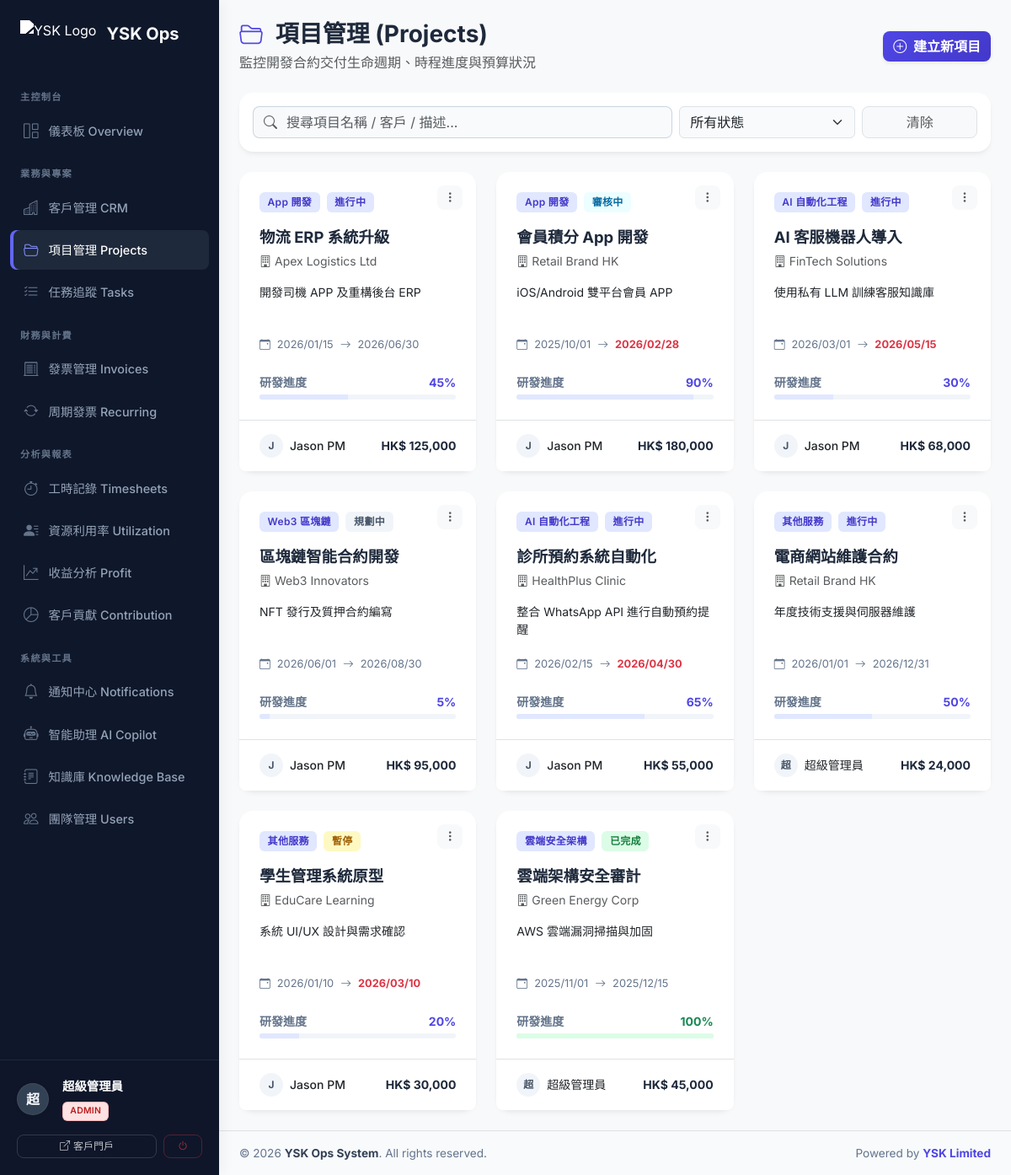
The page /projects.php (signed in) on the database as committed earlier.
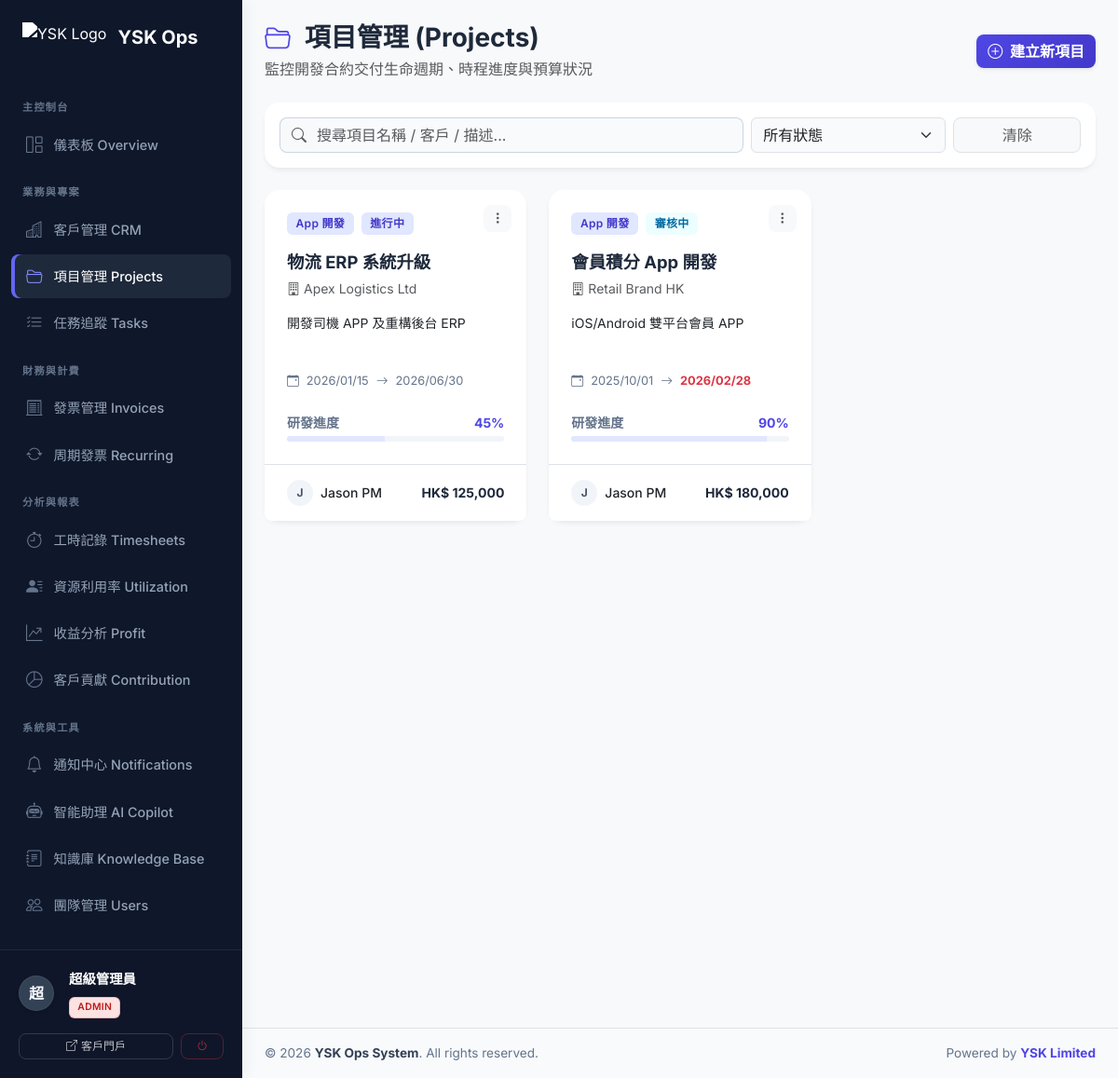
The same page on the database as committed later.
### tables this page shows
CREATE TABLE projects (
    id INT AUTO_INCREMENT PRIMARY KEY,
    client_id INT NOT NULL,
    title VARCHAR(200) NOT NULL,
    description TEXT,
    service_type ENUM('ai_automation', 'app_development', 'cloud_security', 'web3_blockchain', 'other') NOT NULL,
    status ENUM('planning', 'in_progress', 'review', 'completed', 'on_hold', 'cancelled') DEFAULT 'planning',
    start_date DATE,
    end_date DATE,
    budget DECIMAL(12,2) DEFAULT 0,
    progress_percent INT DEFAULT 0 CHECK (progress_percent BETWEEN 0 AND 100),
    assigned_pm_id INT,
    created_by INT,
    created_at TIMESTAMP DEFAULT CURRENT_TIMESTAMP,
    updated_at TIMESTAMP DEFAULT CURRENT_TIMESTAMP ON UPDATE CURRENT_TIMESTAMP,
    FOREIGN KEY (client_id) REFERENCES clients(id) ON DELETE CASCADE,
    FOREIGN KEY (assigned_pm_id) REFERENCES users(id) ON DELETE SET NULL,
    FOREIGN KEY (created_by) REFERENCES users(id) ON DELETE SET NULL,
    FULLTEXT KEY ft_projects (title, description)
);

CREATE TABLE clients (
    id INT AUTO_INCREMENT PRIMARY KEY,
    username VARCHAR(50) UNIQUE,
    password_hash VARCHAR(255),
    company_name VARCHAR(150) NOT NULL,
    contact_person VARCHAR(100),
    email VARCHAR(100),
    phone VARCHAR(20),
    address TEXT,
    notes TEXT,
    status ENUM('active', 'inactive', 'lead') DEFAULT 'active',
    created_at TIMESTAMP DEFAULT CURRENT_TIMESTAMP,
    updated_at TIMESTAMP DEFAULT CURRENT_TIMESTAMP ON UPDATE CURRENT_TIMESTAMP,
    FULLTEXT KEY ft_clients (company_name, contact_person, email, notes)
);

CREATE TABLE users (
    id INT AUTO_INCREMENT PRIMARY KEY,
    username VARCHAR(50) UNIQUE NOT NULL,
    password_hash VARCHAR(255) NOT NULL,
    full_name VARCHAR(100) NOT NULL,
    email VARCHAR(100) UNIQUE NOT NULL,
    role ENUM('admin', 'pm', 'developer', 'finance', 'viewer') DEFAULT 'viewer',
    phone VARCHAR(20),
    avatar VARCHAR(255),
    is_active BOOLEAN DEFAULT TRUE,
    created_at TIMESTAMP DEFAULT CURRENT_TIMESTAMP,
    updated_at TIMESTAMP DEFAULT CURRENT_TIMESTAMP ON UPDATE CURRENT_TIMESTAMP
);

### includes/db.php (called while the page is built, shortened)
<?php
function get_db_connection() {
    static $pdo = null;
    if ($pdo === null) {
        try {
            $dsn = "mysql:host=" . DB_HOST . ";dbname=" . DB_NAME . ";charset=" . DB_CHAR;
            $pdo = new PDO($dsn, DB_USER, DB_PASS, [
                PDO::ATTR_ERRMODE => PDO::ERRMODE_EXCEPTION,
                PDO::ATTR_DEFAULT_FETCH_MODE => PDO::FETCH_ASSOC,
                PDO::ATTR_EMULATE_PREPARES => false,
            ]);
        } catch (PDOException $e) {
            die("Database connection failed: " . $e->getMessage() . "<br>Please check config.php and run database.sql first.");
        }
    }
    return $pdo;
}
function db_query($sql, $params = []) {
    $pdo = get_db_connection();
    $stmt = $pdo->prepare($sql);
    $stmt->execute($params);
    return $stmt;
}
function db_fetch_all($sql, $params = []) {
    return db_query($sql, $params)->fetchAll();
}
?>

### projects.php (the view, shortened to what the changed rows need)
<?php
require_once 'includes/db.php';
$page = max(1, (int)($_GET['page'] ?? 1));
$per_page = 9;
$offset = ($page - 1) * $per_page;
$where_clauses = ["1=1"];
$params = [];
$where_sql = implode(" AND ", $where_clauses);
$sql = "SELECT p.*, c.company_name, u.full_name as pm_name
        FROM projects p
        LEFT JOIN clients c ON p.client_id = c.id
        LEFT JOIN users u ON p.assigned_pm_id = u.id
        WHERE $where_sql
        ORDER BY CASE WHEN p.status IN ('completed', 'cancelled') THEN 1 ELSE 0 END, p.updated_at DESC
        LIMIT $per_page OFFSET $offset";
$projects = db_fetch_all($sql, $params);
$status_options = [
    'planning' => ['label' => '規劃中', 'color' => 'secondary'],
    'in_progress' => ['label' => '進行中', 'color' => 'primary'],
    'review' => ['label' => '審核中', 'color' => 'info'],
    'completed' => ['label' => '已完成', 'color' => 'success'],
    'on_hold' => ['label' => '暫停', 'color' => 'warning'],
    'cancelled' => ['label' => '已取消', 'color' => 'danger']
];
$service_options = [
    'app_development' => 'App 開發',
    'ai_automation' => 'AI 自動化工程',
    'cloud_security' => '雲端安全架構',
    'web3_blockchain' => 'Web3 區塊鏈',
    'other' => '其他服務'
];
include 'includes/header.php';
?>
<div class="d-flex align-items-stretch" style="min-height: 100vh; width: 100%;">
    <div class="flex-grow-1 d-flex flex-column" style="background-color: #f8f9fa; min-width: 0;">
        <div class="p-3 p-md-4 flex-grow-1">
            <div class="d-flex flex-column flex-md-row justify-content-between align-items-md-center mb-4 gap-3">
                <div class="d-flex align-items-center">
                    <div>
                        <h2 class="h3 fw-bold mb-1 text-slate-800"><i class="bi bi-folder2-open me-2 text-primary"></i> 項目管理 (Projects)</h2>
                    </div>
                </div>
            </div>
            <div class="row g-4">
                <?php foreach ($projects as $p):
                    $progress = (int)$p['progress_percent'];
                    $stat = $status_options[$p['status']] ?? $status_options['planning'];
                    $svc_label = $service_options[$p['service_type']] ?? '其他服務';
                    $pm_avatar = mb_substr($p['pm_name'] ?? 'U', 0, 1, 'UTF-8');
                ?>
                <div class="col-md-6 col-xl-4">
                    <div class="card border-0 shadow-sm h-100 d-flex flex-column" style="transition: transform 0.2s; border-radius: 12px;">
                        <div class="card-body p-4 flex-grow-1 position-relative">
                            <div class="position-absolute top-0 end-0 p-3">
                                <div class="dropdown">
                                    <button class="btn btn-sm btn-light border-0 text-muted shadow-none" type="button" data-bs-toggle="dropdown">
                                        <i class="bi bi-three-dots-vertical"></i>
                                    </button>
                                </div>
                            </div>
                            <div class="d-flex align-items-start mb-3 gap-2">
                                <span class="badge bg-primary bg-opacity-10 text-primary px-2 py-1 small"><?= $svc_label ?></span>
                                <span class="badge bg-<?= $stat['color'] ?> bg-opacity-10 text-<?= $stat['color'] ?> px-2 py-1 small"><?= $stat['label'] ?></span>
                            </div>
                            <h5 class="fw-bold text-slate-800 mt-2 mb-1 pe-4 lh-base" style="font-size: 1.15rem;">
                                <?= htmlspecialchars($p['title']) ?>
                            </h5>
                            <p class="small text-muted mb-3"><i class="bi bi-building me-1"></i><?= htmlspecialchars($p['company_name'] ?? '未指定客戶') ?></p>
                            <div class="text-slate-600 small mb-4" style="display: -webkit-box; -webkit-line-clamp: 2; -webkit-box-orient: vertical; overflow: hidden; height: 2.8em;">
                                <?= htmlspecialchars($p['description'] ?: '沒有詳細說明...') ?>
                            </div>
                            <div class="d-flex align-items-center text-slate-500 mb-3" style="font-size: 0.8rem;">
                                <i class="bi bi-calendar-event me-2"></i>
                                <span><?= $p['start_date'] ? date('Y/m/d', strtotime($p['start_date'])) : '未定' ?></span>
                                <i class="bi bi-arrow-right mx-2 text-slate-300"></i>
                                <span class="<?= $p['end_date'] && strtotime($p['end_date']) < time() && $p['status'] != 'completed' ? 'text-danger fw-bold' : '' ?>">
                                    <?= $p['end_date'] ? date('Y/m/d', strtotime($p['end_date'])) : '未定' ?>
                                </span>
                            </div>
                            <div class="mt-auto pt-2">
                                <div class="d-flex justify-content-between align-items-center mb-1">
                                    <small class="text-slate-500 fw-semibold">研發進度</small>
                                    <small class="fw-bold <?= $progress == 100 ? 'text-success' : 'text-indigo' ?>"><?= $progress ?>%</small>
                                </div>
                                <div class="progress" style="height:6px; border-radius:3px; background-color: #f1f5f9;">
                                    <div class="progress-bar <?= $progress == 100 ? 'bg-success' : 'bg-primary' ?>" style="width: <?= $progress ?>%"></div>
                                </div>
                            </div>
                        </div>
                        <div class="card-footer bg-white border-top px-4 py-3 d-flex justify-content-between align-items-center rounded-bottom-3">
                            <div class="d-flex align-items-center">
                                <div class="bg-secondary bg-opacity-10 text-secondary rounded-circle d-flex align-items-center justify-content-center me-2" style="width: 28px; height: 28px;">
                                    <span class="fw-bold" style="font-size: 0.75rem;"><?= htmlspecialchars($pm_avatar) ?></span>
                                </div>
                                <small class="text-slate-600 fw-medium"><?= htmlspecialchars($p['pm_name'] ?? '未指派 PM') ?></small>
                            </div>
                            <div class="fw-bold text-slate-800 small">HK$ <?= number_format($p['budget'], 0) ?></div>
                        </div>
                    </div>
                </div>
                <?php endforeach; ?>
            </div>
<?php include 'includes/footer.php'; ?>

Rows that differ between the two databases and show on the page:
removed projects: service_type "AI 自動化工程", status "進行中", title "AI 客服機器人導入", client.company_name "FinTech Solutions", description "使用私有 LLM 訓練客服知識庫", start_date "2026/03/01", end_date "2026/05/15", progress_percent "30", assigned_pm.full_name "J", assigned_pm.full_name "Jason PM", budget "68,000"
removed projects: service_type "Web3 區塊鏈", status "規劃中", title "區塊鏈智能合約開發", client.company_name "Web3 Innovators", description "NFT 發行及質押合約編寫", start_date "2026/06/01", end_date "2026/08/30", progress_percent "5", assigned_pm.full_name "J", assigned_pm.full_name "Jason PM", budget "95,000"
removed projects: service_type "AI 自動化工程", status "進行中", title "診所預約系統自動化", client.company_name "HealthPlus Clinic", description "整合 WhatsApp API 進行自動預約提醒", start_date "2026/02/15", end_date "2026/04/30", progress_percent "65", assigned_pm.full_name "J", assigned_pm.full_name "Jason PM", budget "55,000"
removed projects: service_type "其他服務", status "進行中", title "電商網站維護合約", client.company_name "Retail Brand HK", description "年度技術支援與伺服器維護", start_date "2026/01/01", end_date "2026/12/31", progress_percent "50", assigned_pm.full_name "超", assigned_pm.full_name "超級管理員", budget "24,000"
removed projects: service_type "其他服務", status "暫停", title "學生管理系統原型", client.company_name "EduCare Learning", description "系統 UI/UX 設計與需求確認", start_date "2026/01/10", end_date "2026/03/10", progress_percent "20", assigned_pm.full_name "J", assigned_pm.full_name "Jason PM", budget "30,000"
removed projects: service_type "雲端安全架構", status "已完成", title "雲端架構安全審計", client.company_name "Green Energy Corp", description "AWS 雲端漏洞掃描與加固", start_date "2025/11/01", end_date "2025/12/15", progress_percent "100", assigned_pm.full_name "超", assigned_pm.full_name "超級管理員", budget "45,000"
